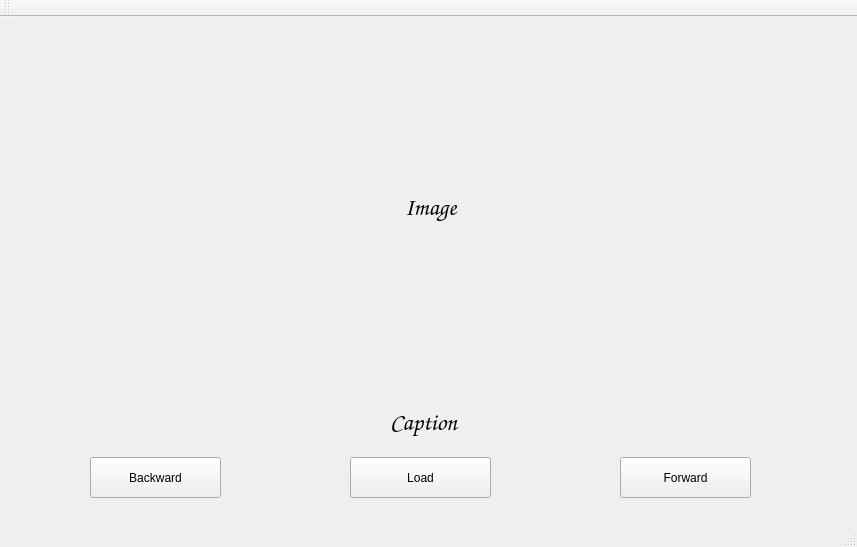
<?xml version="1.0" encoding="UTF-8"?>
<ui version="4.0">
 <class>MainWindow</class>
 <widget class="QMainWindow" name="MainWindow">
  <property name="geometry">
   <rect>
    <x>0</x>
    <y>0</y>
    <width>857</width>
    <height>547</height>
   </rect>
  </property>
  <property name="windowTitle">
   <string>MainWindow</string>
  </property>
  <widget class="QWidget" name="centralWidget">
   <widget class="QLabel" name="Imagelabel">
    <property name="geometry">
     <rect>
      <x>30</x>
      <y>10</y>
      <width>801</width>
      <height>361</height>
     </rect>
    </property>
    <property name="font">
     <font>
      <family>Comic Sans MS</family>
      <pointsize>12</pointsize>
      <weight>75</weight>
      <bold>true</bold>
     </font>
    </property>
    <property name="layoutDirection">
     <enum>Qt::LeftToRight</enum>
    </property>
    <property name="text">
     <string>&lt;html&gt;&lt;head/&gt;&lt;body&gt;&lt;p align=&quot;center&quot;&gt;&lt;span style=&quot; font-size:18pt; font-weight:600;&quot;&gt;Image&lt;/span&gt;&lt;/p&gt;&lt;/body&gt;&lt;/html&gt;</string>
    </property>
    <property name="alignment">
     <set>Qt::AlignCenter</set>
    </property>
   </widget>
   <widget class="QLabel" name="Captionlabel">
    <property name="geometry">
     <rect>
      <x>390</x>
      <y>380</y>
      <width>271</width>
      <height>51</height>
     </rect>
    </property>
    <property name="font">
     <font>
      <family>Comic Sans MS</family>
      <pointsize>12</pointsize>
      <weight>75</weight>
      <bold>true</bold>
     </font>
    </property>
    <property name="text">
     <string>&lt;html&gt;&lt;head/&gt;&lt;body&gt;&lt;p&gt;&lt;span style=&quot; font-size:18pt; font-weight:600;&quot;&gt;Caption&lt;/span&gt;&lt;/p&gt;&lt;/body&gt;&lt;/html&gt;</string>
    </property>
    <property name="textFormat">
     <enum>Qt::AutoText</enum>
    </property>
   </widget>
   <widget class="QPushButton" name="LoadButton">
    <property name="geometry">
     <rect>
      <x>350</x>
      <y>440</y>
      <width>141</width>
      <height>41</height>
     </rect>
    </property>
    <property name="text">
     <string>Load</string>
    </property>
   </widget>
   <widget class="QPushButton" name="BackwardButton">
    <property name="geometry">
     <rect>
      <x>90</x>
      <y>440</y>
      <width>131</width>
      <height>41</height>
     </rect>
    </property>
    <property name="text">
     <string>Backward</string>
    </property>
   </widget>
   <widget class="QPushButton" name="ForwardButton">
    <property name="geometry">
     <rect>
      <x>620</x>
      <y>440</y>
      <width>131</width>
      <height>41</height>
     </rect>
    </property>
    <property name="text">
     <string>Forward</string>
    </property>
   </widget>
  </widget>
  <widget class="QMenuBar" name="menuBar">
   <property name="geometry">
    <rect>
     <x>0</x>
     <y>0</y>
     <width>857</width>
     <height>21</height>
    </rect>
   </property>
  </widget>
  <widget class="QToolBar" name="mainToolBar">
   <attribute name="toolBarArea">
    <enum>TopToolBarArea</enum>
   </attribute>
   <attribute name="toolBarBreak">
    <bool>false</bool>
   </attribute>
  </widget>
  <widget class="QStatusBar" name="statusBar"/>
 </widget>
 <layoutdefault spacing="6" margin="11"/>
 <resources/>
 <connections/>
</ui>
